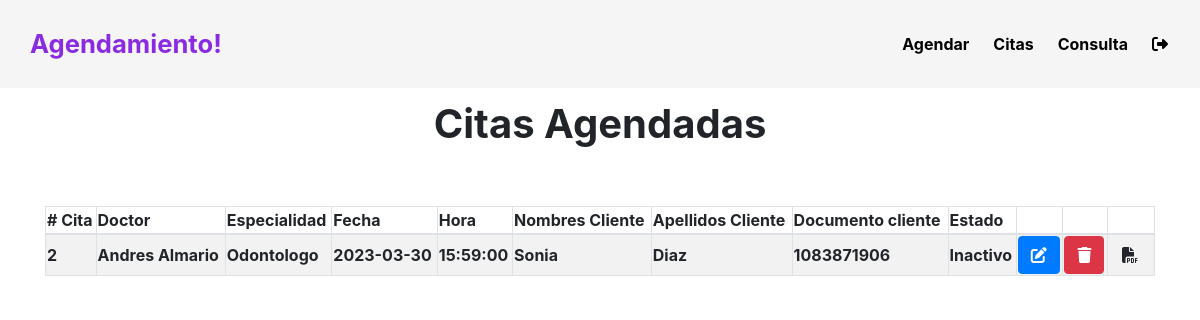
The page / (signed in) on the database its author committed.
### tables this page shows
CREATE TABLE `citas` (
  `id` int(11) NOT NULL,
  `fecha` date NOT NULL,
  `hora` time NOT NULL,
  `id_paciente` int(11) NOT NULL,
  `id_doctor` int(11) NOT NULL,
  `estado` text NOT NULL,
  `observacion` text NULL
);

CREATE TABLE `doctor` (
  `id` int(11) NOT NULL,
  `nombre` text NOT NULL,
  `apellido` text NOT NULL,
  `especialidad` enum('Odontologo','Medico General','Oftalmólogo','Pediatra','Ginecologo') NOT NULL,
  `id_consultorio` int(11) NOT NULL
);

CREATE TABLE `pacientes` (
  `id` int(11) NOT NULL,
  `nombre` text NOT NULL,
  `apellido` text NOT NULL,
  `documento` int(10) NOT NULL
);

### vista/lista.php (the view, shortened to what this page needs)
<h1 class="title">Citas Agendadas</h1>
    <div class="container">
        <table id="agenda" class="table-striped table-bordered" style="width: 100%">
            <thead style="padding-right:50px">
                <tr>
                    <td># Cita</td>
                    <td>Doctor</td>
                    <td>Especialidad</td>
                    <td>Fecha</td>
                    <td>Hora</td>
                    <td>Nombres Cliente</td>
                    <td>Apellidos Cliente</td>
                    <td>Documento cliente</td>
                    <td>Estado</td>
                    <td></td>
                    <td></td>
                    <td></td>
                </tr>
            </thead>
            <tbody style="padding-right:50px">
                <?php foreach($sql as $agenda){?>
              <tr>
                  <td><?php echo $agenda['id_cita']?></td>
                  <td><?php echo $agenda['nombre_doctor']?> <?php echo $agenda['apellido_doctor']?></td>
                  <td><?php echo $agenda['especialidad']?></td>
                  <td><?php echo $agenda['fecha']?></td>
                  <td><?php echo $agenda['hora']?></td>
                  <td><?php echo $agenda['nombre_cliente']?></td>
                  <td><?php echo $agenda['apellido_cliente']?></td>
                  <td><?php echo $agenda['documento']?></td>
                  <td><?php echo $agenda['estado']?></td>
                    <td>
                      <button type="button" class="btn btn-primary editbtn" data-id="<?= $agenda['id_cita']?>"
                         data-ndoctor="<?= $agenda['nombre_doctor']?>" data-adoctor="<?= $agenda['apellido_doctor']?>"
                         data-espe="<?= $agenda['especialidad']?>" data-consul="<?= $agenda['consultorio']?>"
                         data-fecha="<?= $agenda['fecha']?>" data-hora="<?= $agenda['hora']?>" data-ncliente="<?= $agenda['nombre_cliente']?>"
                         data-acliente="<?= $agenda['apellido_cliente']?>" data-docu="<?= $agenda['documento']?>"
                         data-iduser="<?= $agenda['id_usuario'] ?>"  data-observacion="<?= $agenda['observacion'] ?>"
                         data-bs-toggle="modal" data-bs-target="#exampleModal">
                         <i class="fa-solid fa-pen-to-square"></i>
                      </button>
                    </td>
                    <form action="modelo/borrar.php" method="post">
                      <td>
                        <button type="button" onclick="borrarRegistro()" id="borrar"  class="btn btn-danger">
                          <i class="fa-solid fa-trash"></i>
                        </button>
                      </td>
                    </form>
                    <form action="modelo/pdf.php" method="post">
                    <td>
                      <button type="submit" name="pdf" id="pdf" class="btn">
                        <i class="fa-solid fa-file-pdf"></i>
                      </button>
                    </td>
                    </form>
                </tr>
                <?php } ?>
              </tbody>
        </table>
    </div>
</body>
</html>

### css/index.css (style rules this page uses)
* { box-sizing: border-box; }
body { font-family: 'Roboto', sans-serif; margin: 0; }
.title { text-align: center; position: relative; top: 100px; font-weight: bold; }
@media (min-width:720px) { .container { display: flex; justify-content: center; align-items: center; position: relative; top: 150px; } }
@media (min-width:720px) { .container table { font-weight: bold; } }

### rows shown on the page
citas: id "2", id_doctor.nombre "Andres", id_doctor.apellido "Almario", id_doctor.especialidad "Odontologo", fecha "2023-03-30", hora "15:59:00", id_paciente.nombre "Sonia", id_paciente.apellido "Diaz", id_paciente.documento "1083871906", estado "Inactivo"
